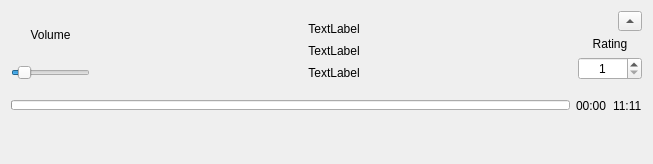
<?xml version="1.0" encoding="UTF-8"?>
<ui version="4.0">
 <class>music</class>
 <widget class="QDialog" name="music">
  <property name="windowModality">
   <enum>Qt::NonModal</enum>
  </property>
  <property name="geometry">
   <rect>
    <x>0</x>
    <y>0</y>
    <width>653</width>
    <height>164</height>
   </rect>
  </property>
  <property name="windowTitle">
   <string>Music Player</string>
  </property>
  <property name="layoutDirection">
   <enum>Qt::LeftToRight</enum>
  </property>
  <property name="sizeGripEnabled">
   <bool>false</bool>
  </property>
  <property name="modal">
   <bool>false</bool>
  </property>
  <layout class="QVBoxLayout" name="verticalLayout">
   <item>
    <layout class="QHBoxLayout" name="horizontalLayout_3" stretch="1,6,0">
     <item>
      <layout class="QVBoxLayout" name="verticalLayout_7">
       <item>
        <layout class="QHBoxLayout" name="horizontalLayout_2"/>
       </item>
       <item>
        <widget class="QLabel" name="label_3">
         <property name="text">
          <string>Volume</string>
         </property>
         <property name="alignment">
          <set>Qt::AlignCenter</set>
         </property>
        </widget>
       </item>
       <item>
        <widget class="QSlider" name="soundSlider">
         <property name="maximum">
          <number>10</number>
         </property>
         <property name="value">
          <number>1</number>
         </property>
         <property name="orientation">
          <enum>Qt::Horizontal</enum>
         </property>
         <property name="tickInterval">
          <number>0</number>
         </property>
        </widget>
       </item>
      </layout>
     </item>
     <item>
      <layout class="QVBoxLayout" name="verticalLayout_8" stretch="0,0,0">
       <property name="spacing">
        <number>0</number>
       </property>
       <item>
        <widget class="QScrollArea" name="scrolltitle">
         <property name="sizePolicy">
          <sizepolicy hsizetype="Expanding" vsizetype="Expanding">
           <horstretch>0</horstretch>
           <verstretch>0</verstretch>
          </sizepolicy>
         </property>
         <property name="maximumSize">
          <size>
           <width>16777215</width>
           <height>20</height>
          </size>
         </property>
         <property name="layoutDirection">
          <enum>Qt::LeftToRight</enum>
         </property>
         <property name="frameShape">
          <enum>QFrame::NoFrame</enum>
         </property>
         <property name="frameShadow">
          <enum>QFrame::Plain</enum>
         </property>
         <property name="lineWidth">
          <number>0</number>
         </property>
         <property name="verticalScrollBarPolicy">
          <enum>Qt::ScrollBarAlwaysOff</enum>
         </property>
         <property name="horizontalScrollBarPolicy">
          <enum>Qt::ScrollBarAlwaysOff</enum>
         </property>
         <property name="widgetResizable">
          <bool>true</bool>
         </property>
         <property name="alignment">
          <set>Qt::AlignLeading|Qt::AlignLeft|Qt::AlignTop</set>
         </property>
         <widget class="QWidget" name="scrollAreaWidgetContents_4">
          <property name="geometry">
           <rect>
            <x>0</x>
            <y>0</y>
            <width>479</width>
            <height>23</height>
           </rect>
          </property>
          <property name="sizePolicy">
           <sizepolicy hsizetype="Preferred" vsizetype="Preferred">
            <horstretch>0</horstretch>
            <verstretch>0</verstretch>
           </sizepolicy>
          </property>
          <layout class="QVBoxLayout" name="verticalLayout_9">
           <item>
            <widget class="QLabel" name="title">
             <property name="maximumSize">
              <size>
               <width>16777215</width>
               <height>16777215</height>
              </size>
             </property>
             <property name="text">
              <string>TextLabel</string>
             </property>
             <property name="alignment">
              <set>Qt::AlignCenter</set>
             </property>
            </widget>
           </item>
          </layout>
         </widget>
        </widget>
       </item>
       <item>
        <widget class="QScrollArea" name="scrollartist">
         <property name="sizePolicy">
          <sizepolicy hsizetype="Expanding" vsizetype="Expanding">
           <horstretch>0</horstretch>
           <verstretch>0</verstretch>
          </sizepolicy>
         </property>
         <property name="maximumSize">
          <size>
           <width>16777215</width>
           <height>20</height>
          </size>
         </property>
         <property name="frameShape">
          <enum>QFrame::NoFrame</enum>
         </property>
         <property name="frameShadow">
          <enum>QFrame::Plain</enum>
         </property>
         <property name="lineWidth">
          <number>0</number>
         </property>
         <property name="verticalScrollBarPolicy">
          <enum>Qt::ScrollBarAlwaysOff</enum>
         </property>
         <property name="horizontalScrollBarPolicy">
          <enum>Qt::ScrollBarAlwaysOff</enum>
         </property>
         <property name="widgetResizable">
          <bool>true</bool>
         </property>
         <property name="alignment">
          <set>Qt::AlignLeading|Qt::AlignLeft|Qt::AlignTop</set>
         </property>
         <widget class="QWidget" name="scrollAreaWidgetContents_5">
          <property name="geometry">
           <rect>
            <x>0</x>
            <y>0</y>
            <width>479</width>
            <height>23</height>
           </rect>
          </property>
          <property name="sizePolicy">
           <sizepolicy hsizetype="Preferred" vsizetype="Preferred">
            <horstretch>0</horstretch>
            <verstretch>0</verstretch>
           </sizepolicy>
          </property>
          <layout class="QVBoxLayout" name="verticalLayout_10">
           <item>
            <widget class="QLabel" name="artist">
             <property name="text">
              <string>TextLabel</string>
             </property>
             <property name="alignment">
              <set>Qt::AlignCenter</set>
             </property>
            </widget>
           </item>
          </layout>
         </widget>
        </widget>
       </item>
       <item>
        <widget class="QScrollArea" name="scrollalbum">
         <property name="sizePolicy">
          <sizepolicy hsizetype="Expanding" vsizetype="Expanding">
           <horstretch>0</horstretch>
           <verstretch>0</verstretch>
          </sizepolicy>
         </property>
         <property name="maximumSize">
          <size>
           <width>16777215</width>
           <height>20</height>
          </size>
         </property>
         <property name="frameShape">
          <enum>QFrame::NoFrame</enum>
         </property>
         <property name="frameShadow">
          <enum>QFrame::Plain</enum>
         </property>
         <property name="lineWidth">
          <number>0</number>
         </property>
         <property name="verticalScrollBarPolicy">
          <enum>Qt::ScrollBarAlwaysOff</enum>
         </property>
         <property name="horizontalScrollBarPolicy">
          <enum>Qt::ScrollBarAlwaysOff</enum>
         </property>
         <property name="widgetResizable">
          <bool>true</bool>
         </property>
         <property name="alignment">
          <set>Qt::AlignLeading|Qt::AlignLeft|Qt::AlignVCenter</set>
         </property>
         <widget class="QWidget" name="scrollAreaWidgetContents_6">
          <property name="geometry">
           <rect>
            <x>0</x>
            <y>0</y>
            <width>479</width>
            <height>23</height>
           </rect>
          </property>
          <property name="sizePolicy">
           <sizepolicy hsizetype="Preferred" vsizetype="Maximum">
            <horstretch>0</horstretch>
            <verstretch>0</verstretch>
           </sizepolicy>
          </property>
          <layout class="QVBoxLayout" name="verticalLayout_11">
           <item>
            <widget class="QLabel" name="album">
             <property name="text">
              <string>TextLabel</string>
             </property>
             <property name="alignment">
              <set>Qt::AlignCenter</set>
             </property>
            </widget>
           </item>
          </layout>
         </widget>
        </widget>
       </item>
      </layout>
     </item>
     <item>
      <layout class="QVBoxLayout" name="verticalLayout_12">
       <item>
        <layout class="QHBoxLayout" name="horizontalLayout_4">
         <item>
          <spacer name="horizontalSpacer">
           <property name="orientation">
            <enum>Qt::Horizontal</enum>
           </property>
           <property name="sizeHint" stdset="0">
            <size>
             <width>40</width>
             <height>20</height>
            </size>
           </property>
          </spacer>
         </item>
         <item>
          <widget class="QToolButton" name="dockbutton">
           <property name="sizePolicy">
            <sizepolicy hsizetype="Fixed" vsizetype="Ignored">
             <horstretch>0</horstretch>
             <verstretch>0</verstretch>
            </sizepolicy>
           </property>
           <property name="minimumSize">
            <size>
             <width>0</width>
             <height>0</height>
            </size>
           </property>
           <property name="focusPolicy">
            <enum>Qt::NoFocus</enum>
           </property>
           <property name="layoutDirection">
            <enum>Qt::LeftToRight</enum>
           </property>
           <property name="text">
            <string/>
           </property>
           <property name="autoRepeat">
            <bool>false</bool>
           </property>
           <property name="autoRaise">
            <bool>false</bool>
           </property>
           <property name="arrowType">
            <enum>Qt::UpArrow</enum>
           </property>
          </widget>
         </item>
        </layout>
       </item>
       <item>
        <widget class="QLabel" name="label_4">
         <property name="sizePolicy">
          <sizepolicy hsizetype="Preferred" vsizetype="Preferred">
           <horstretch>0</horstretch>
           <verstretch>0</verstretch>
          </sizepolicy>
         </property>
         <property name="minimumSize">
          <size>
           <width>0</width>
           <height>0</height>
          </size>
         </property>
         <property name="maximumSize">
          <size>
           <width>16777215</width>
           <height>16777215</height>
          </size>
         </property>
         <property name="layoutDirection">
          <enum>Qt::LeftToRight</enum>
         </property>
         <property name="text">
          <string>Rating</string>
         </property>
         <property name="alignment">
          <set>Qt::AlignCenter</set>
         </property>
        </widget>
       </item>
       <item>
        <widget class="QSpinBox" name="spinBoxRating">
         <property name="sizePolicy">
          <sizepolicy hsizetype="Preferred" vsizetype="Maximum">
           <horstretch>0</horstretch>
           <verstretch>0</verstretch>
          </sizepolicy>
         </property>
         <property name="minimumSize">
          <size>
           <width>0</width>
           <height>0</height>
          </size>
         </property>
         <property name="maximumSize">
          <size>
           <width>16777215</width>
           <height>16777215</height>
          </size>
         </property>
         <property name="layoutDirection">
          <enum>Qt::LeftToRight</enum>
         </property>
         <property name="wrapping">
          <bool>false</bool>
         </property>
         <property name="frame">
          <bool>true</bool>
         </property>
         <property name="alignment">
          <set>Qt::AlignCenter</set>
         </property>
         <property name="keyboardTracking">
          <bool>false</bool>
         </property>
         <property name="minimum">
          <number>1</number>
         </property>
         <property name="maximum">
          <number>20</number>
         </property>
        </widget>
       </item>
      </layout>
     </item>
    </layout>
   </item>
   <item>
    <layout class="QHBoxLayout" name="timelayout">
     <item>
      <widget class="MyProgressbar" name="progress">
       <property name="sizePolicy">
        <sizepolicy hsizetype="Expanding" vsizetype="Fixed">
         <horstretch>0</horstretch>
         <verstretch>0</verstretch>
        </sizepolicy>
       </property>
       <property name="minimumSize">
        <size>
         <width>0</width>
         <height>0</height>
        </size>
       </property>
       <property name="maximumSize">
        <size>
         <width>16777215</width>
         <height>10</height>
        </size>
       </property>
       <property name="mouseTracking">
        <bool>false</bool>
       </property>
       <property name="value">
        <number>0</number>
       </property>
       <property name="alignment">
        <set>Qt::AlignRight|Qt::AlignTrailing|Qt::AlignVCenter</set>
       </property>
       <property name="textVisible">
        <bool>false</bool>
       </property>
       <property name="format">
        <string>%p</string>
       </property>
      </widget>
     </item>
     <item>
      <widget class="QLabel" name="time">
       <property name="text">
        <string>00:00</string>
       </property>
      </widget>
     </item>
     <item>
      <widget class="QLabel" name="length">
       <property name="text">
        <string>11:11</string>
       </property>
      </widget>
     </item>
    </layout>
   </item>
   <item>
    <layout class="QHBoxLayout" name="horizontalLayout">
     <item>
      <widget class="QPushButton" name="previousbutton">
       <property name="sizePolicy">
        <sizepolicy hsizetype="Maximum" vsizetype="Fixed">
         <horstretch>0</horstretch>
         <verstretch>0</verstretch>
        </sizepolicy>
       </property>
       <property name="text">
        <string/>
       </property>
       <property name="icon">
        <iconset resource="resource.qrc">
         <normaloff>:/music_layout/resources/previous.png</normaloff>:/music_layout/resources/previous.png</iconset>
       </property>
       <property name="iconSize">
        <size>
         <width>30</width>
         <height>30</height>
        </size>
       </property>
       <property name="autoDefault">
        <bool>false</bool>
       </property>
       <property name="default">
        <bool>false</bool>
       </property>
       <property name="flat">
        <bool>true</bool>
       </property>
      </widget>
     </item>
     <item>
      <widget class="QPushButton" name="playbutton">
       <property name="sizePolicy">
        <sizepolicy hsizetype="Maximum" vsizetype="Fixed">
         <horstretch>0</horstretch>
         <verstretch>0</verstretch>
        </sizepolicy>
       </property>
       <property name="text">
        <string/>
       </property>
       <property name="icon">
        <iconset resource="resource.qrc">
         <normaloff>:/music_layout/resources/play.png</normaloff>:/music_layout/resources/play.png</iconset>
       </property>
       <property name="iconSize">
        <size>
         <width>30</width>
         <height>30</height>
        </size>
       </property>
       <property name="autoDefault">
        <bool>false</bool>
       </property>
       <property name="flat">
        <bool>true</bool>
       </property>
      </widget>
     </item>
     <item>
      <widget class="QPushButton" name="pausebutton">
       <property name="sizePolicy">
        <sizepolicy hsizetype="Maximum" vsizetype="Fixed">
         <horstretch>0</horstretch>
         <verstretch>0</verstretch>
        </sizepolicy>
       </property>
       <property name="text">
        <string/>
       </property>
       <property name="icon">
        <iconset resource="resource.qrc">
         <normaloff>:/music_layout/resources/pause.png</normaloff>:/music_layout/resources/pause.png</iconset>
       </property>
       <property name="iconSize">
        <size>
         <width>30</width>
         <height>30</height>
        </size>
       </property>
       <property name="autoDefault">
        <bool>false</bool>
       </property>
       <property name="flat">
        <bool>true</bool>
       </property>
      </widget>
     </item>
     <item>
      <widget class="QPushButton" name="nextbutton">
       <property name="sizePolicy">
        <sizepolicy hsizetype="Maximum" vsizetype="Fixed">
         <horstretch>0</horstretch>
         <verstretch>0</verstretch>
        </sizepolicy>
       </property>
       <property name="text">
        <string/>
       </property>
       <property name="icon">
        <iconset resource="resource.qrc">
         <normaloff>:/music_layout/resources/next.png</normaloff>:/music_layout/resources/next.png</iconset>
       </property>
       <property name="iconSize">
        <size>
         <width>30</width>
         <height>30</height>
        </size>
       </property>
       <property name="autoDefault">
        <bool>false</bool>
       </property>
       <property name="flat">
        <bool>true</bool>
       </property>
      </widget>
     </item>
    </layout>
   </item>
  </layout>
 </widget>
 <customwidgets>
  <customwidget>
   <class>MyProgressbar</class>
   <extends>QProgressBar</extends>
   <header>myProgressbar.h</header>
  </customwidget>
 </customwidgets>
 <resources>
  <include location="resource.qrc"/>
 </resources>
 <connections/>
</ui>
